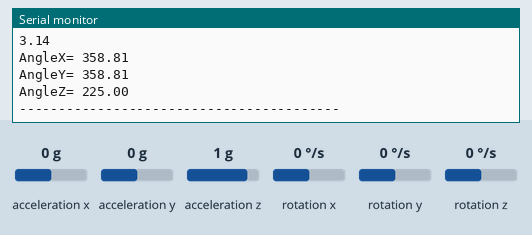
This sketch was run on a simulated ESP32. Shown: the last lines printed to the serial monitor. Wiring (inferred from the names in the program): MPU-6050 motion sensor at I2C address 0x68. The inputs (shaded band) are chosen by the test bench; at power-on: acceleration x 0 g, acceleration y 0 g, acceleration z 1 g, rotation x 0 °/s, rotation y 0 °/s, rotation z 0 °/s.

Above: at 1.8 s.
1.9 s: acceleration x set to -1.4 g
At 3.0 s:
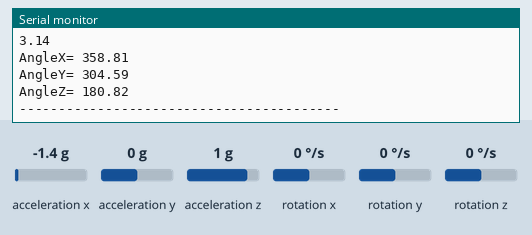
3.4 s: acceleration y set to -1.4 g
At 5.2 s:
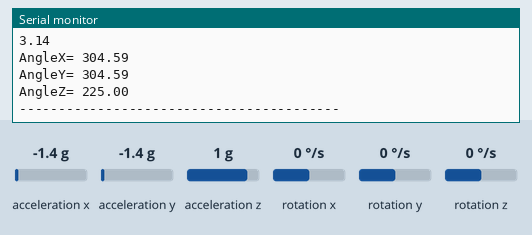
7.6 s: acceleration z set to -1.4 g
At 8.5 s:
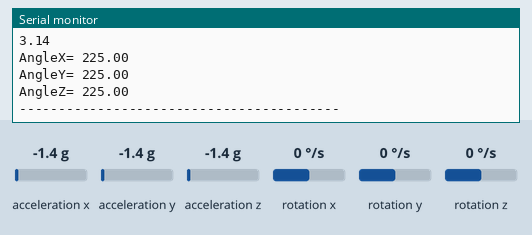
Timing chart, 0 to 10.6 s (numbered marks = the images above; inputs shaded):
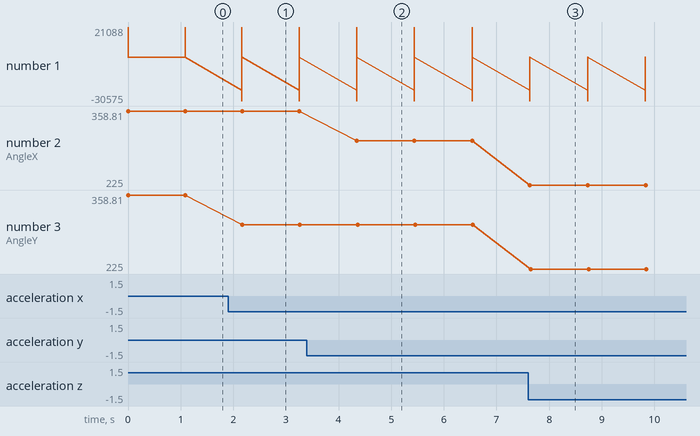

Measured:
- after the input at 1.9 s, the serial monitor: prints a new line after 0.27 s (image 1)
- after the input at 3.4 s, the serial monitor: prints a new line after 0.94 s (image 2)
- after the input at 7.6 s, the serial monitor: prints a new line at once (image 3)
- plotted number 3: 358.81 → 304.59 after the input at 1.9 s

The sketch:

gyro.ino
```cpp
//Written by Ahmet Burkay KIRNIK
//TR_CapaFenLisesi
//Measure Angle with a MPU-6050(GY-521)

#include<Wire.h>

const int MPU_addr=0x68;
int16_t AcX,AcY,AcZ,Tmp,GyX,GyY,GyZ;

int minVal=265;
int maxVal=402;

double x;
double y;
double z;


int i = 0;
void setup(){
//  Wire.begin();
  Wire.begin(22, 23);
  Wire.beginTransmission(MPU_addr);
  Wire.write(0x6B);
  Wire.write(0);
  Wire.endTransmission(true);
  Serial.begin(9600);
}
void loop(){
  Wire.beginTransmission(MPU_addr);
  Wire.write(0x3B);
  Wire.endTransmission(false);
  Wire.requestFrom(MPU_addr,14,true);
//  Serial.print(Wire.read());
  AcX=Wire.read()<<8|Wire.read();
  AcY=Wire.read()<<8|Wire.read();
  AcZ=Wire.read()<<8|Wire.read();
  int Temp  = Wire.read()<<8|Wire.read();
  Temp = Temp/340.00 + 36.53;

  Serial.println(AcX);
  Serial.println(AcY);
  Serial.println(AcZ);
  Serial.println(Temp);

    int xAng = map(AcX,minVal,maxVal,-90,90);
    int yAng = map(AcY,minVal,maxVal,-90,90);
    int zAng = map(AcZ,minVal,maxVal,-90,90);

  Serial.println(xAng);
  Serial.println(yAng);
  Serial.println(zAng);

  Serial.println(RAD_TO_DEG);
  Serial.println(PI);
       x= RAD_TO_DEG * (atan2(-yAng, -zAng)+PI);
       y= RAD_TO_DEG * (atan2(-xAng, -zAng)+PI);
       z= RAD_TO_DEG * (atan2(-yAng, -xAng)+PI);

     Serial.print("AngleX= ");
     Serial.println(x);

     Serial.print("AngleY= ");
     Serial.println(y);

     Serial.print("AngleZ= ");
     Serial.println(z);
     Serial.println("-----------------------------------------");
     delay(1000);

}
```
